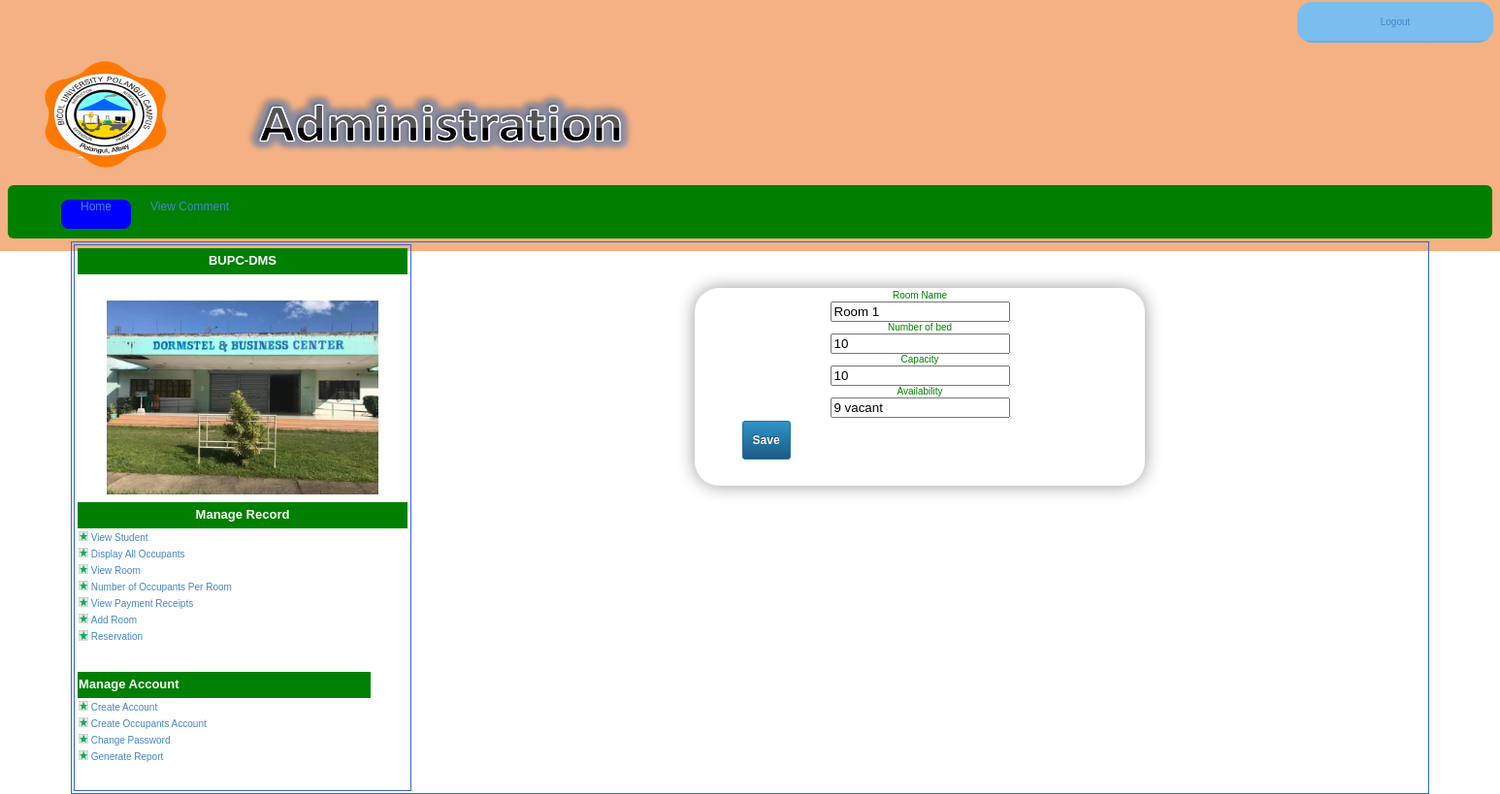
The app's page /edit_room.php?room=1 with its own data.
### tables this page shows
CREATE TABLE `rooms` (
  `room_name` varchar(11) NOT NULL,
  `no_of_bed` int(50) NOT NULL,
  `capacity` int(50) NOT NULL,
  `availability` varchar(50) NOT NULL,
  `user_id` int(11) NOT NULL
);

### edit_room.php (the view, shortened to what this page needs)
<!DOCTYPE html>
<html>
<head>
<link href="adminstyle.css" rel="stylesheet" type="text/css" media="screen" />
<link href="aa.css" rel="stylesheet" type="text/css" media="screen" />
</head>
<body>
<table  border="0" align="center" width="750px">
<tr>
<td width="600px"></td>
<td>
<td id="logoutlink" align="center"><a href="logout.php" id="log">Logout</a></td>
</tr>
<tr>
<td width="750px" colspan="3" height="100px">
<p><a href="admin.php"><img src="img/logo.png" align="left" width="200px" height="120px"></a>
<img src="img/admin.png" align="center" width="490px" height="120px"></p>
</td>
</tr>
<tr>
<td colspan="3">
<div id="sse2">
        <div id="sses2"  >
         <ul>
         <li><a href="admin.php">Home</a></li>
         <li><a href="viewcom.php">View Comment</a></li>
         </ul>
         </div>
    </div>
</td>
</tr>
<table align="center" id="insides" width="1400px">
<tr>
<td width="25%" height="400px" valign="top" id="insides">
<table>
<tr>
<th align="center" width="350px" height="25px" bgcolor="green"><font face="arial" color="white" size="2">BUPC-DMS</font></th>
</tr>
<tr>
<td><br><br><center><img src="slideshow/images/Dorm.jpeg" width="280px" height="200px"></center></td>
</tr>
</table>
<table>
<tr>
<th align="center" width="450px" height="25px" bgcolor="green"><font face="arial" color="white" size="2">Manage Record</font></th>
</tr>
<tr>
<td><img src="img/Picture2.png" width="10px">&nbsp;<a href="viewstudent.php">View Student</a></td>
</tr>
<tr>
<td><img src="img/Picture2.png" width="10px">&nbsp;<a href="view_occupants.php">Display All Occupants</a></td>
</tr>
<tr>
<td><img src="img/Picture2.png" width="10px">&nbsp;<a href="room_display_admin.php">View Room</a></td>
</tr>
<tr>
<td><img src="img/Picture2.png" width="10px">&nbsp;<a href="no_occupant.php">Number of Occupants Per Room</a></td>
</tr>
<tr>
<td><img src="img/Picture2.png" width="10px">&nbsp;<a href="payment.php">View Payment Receipts</a></td>
</tr>
<tr>
<td><img src="img/Picture2.png" width="10px">&nbsp;<a href="new_room_form.php">Add Room</a></td>
</tr>
<tr>
<td><img src="img/Picture2.png" width="10px">&nbsp;<a href="reserved.php">Reservation</a></td>
</tr>
</table>
<br>
<br>
<table border="0">
<tr>
<th width="300px" bgcolor="green" height="25px"><font face="arial" color="white" size="2">Manage Account</font></th>
</tr>
<tr>
<td><img src="img/Picture2.png" width="10px">&nbsp;<a href="create_acc.php">Create Account</a></td>
</tr>
<tr>
<td><img src="img/Picture2.png" width="10px">&nbsp;<a href="coa.php">Create Occupants Account</a></td>
</tr>
<tr>
<td><img src="img/Picture2.png" width="10px">&nbsp;<a href="changepassword.php">Change Password</a></td>
</tr>
<tr>
<td><img src="img/Picture2.png" width="10px">&nbsp;<a href="greporta.php">Generate Report</a></td>
</tr>
</table>
<br>
<br>
</td>
<td valign="top">
<br>
<br>
<div style="width:460px; height:200px;margin:0 auto; position:relative; border:2px solid rgba(0,0,0,0); -webkit-border-radius:1px; -moz-border-radius:1px; border-radius:25px; -webkit-box-shadow:0 0 18px rgba(0,0,0,0.4); -moz-box-shadow:0 0 18px rgba(0,0,0,0.4); box-shadow:0 0 18px rgba(0,0,0,0.4); margin-top:20px; color:green;">
  <table width="500px" valign="top" align="center" border="0">
  <table width="500px" align="center">
<?php
include "connection.php";
$user_id=$_GET['room'];
$sql="SELECT *
            FROM rooms where user_id='$user_id';";
            $result = $conn->query($sql);
            if($result->num_rows > 0){
while($row =$result-> fetch_assoc())
  {
    ?>
  <form id="form1" name="save" method="POST" action="update_room.php">
<div class="row " align="center">
  <label for="input" class=" ">Room Name</label>
  <div class=" ">
    <input type="text" name="room_name" class="form-control" id="input" value="<?php echo $row['room_name'];?>">
  </div>
  <div class="row ">
  <label for="input" class=" ">Number of bed</label>
  <div class=" ">
    <input type="text" name="no_of_bed" class="form-control" id="input" value="<?php echo $row['no_of_bed'];?>">
  </div>
   <div class="row ">
  <label for="input" class=" ">Capacity</label>
  <div class=" ">
    <input type="text" name="capacity" class="form-control" id="input" value="<?php echo $row['capacity'];?>">
  </div>
   <div class="row ">
  <label for="input" class=" ">Availability</label>
  <div class=" ">
    <input type="text" name="availability" class="form-control" id="input" value="<?php echo $row['availability'];?>">
  </div>
  <tr>
  <td>&nbsp;</td>
    <td ><button type="submit" name="submit" class="button_example"> Save</button></td>
  </tr>
</form>
    <?php
}
}
?>
</div>

### adminstyle.css (style rules this page uses)
body { margin: 0; padding: 0; background: white url(img/feln-crowd_2.PNG) repeat-x left top; position:relative; font-family:Verdana, Arial, Helvetica, sans-serif; font-size:10px; line-height:12px; text-align:justify; padding-left:0px; }
.button_example { height:40px; border-top-color: #25729a; border-right-color: #25729a; border-bottom-color: #25729a; border-left-color: #25729a; border-width: 1px 1px 1px 1px; border-style: solid; -webkit-border-radius: 3px 3px 3px 3px; -moz-border-radius: 3px 3px 3px 3px; border-radius: 3px 3px 3px 3px; font-size:12px; font-family:arial, helvetica, sans-serif; padding: 10px 10px 10px 10px; text-decoration:none; display:inline-block; text-shadow: -1px -1px 0 rgba(0,0,0,0.3); font-weight:bold; color: #FFFFFF; background-color: green; background-image: -webkit-gradient(linear, left top, left bottom, from(#3093c7), to(#1c5a85)); background-image: -webkit-linear-gradient(top, #3093c7, #1c5a85); background-image: -moz-linear-gradient(top, #3093c7, #1c5a85); background-image: -ms-linear-gradient(top, #3093c7, #1c5a85); background-image: -o-linear-gradient(top, #3093c7, #1c5a85); background-image: linear-gradient(to bottom, #3093c7, #1c5a85); filter:progid:DXImageTransform.Microsoft.gradient(GradientType=0,startColorstr=#3093c7, endColorstr=#1c5a85); }
#logoutlink { background: white url(img/Menu.jpg) repeat-x left top; width:200px; height:40px; border-radius: 15px; }
#insides { border:1px solid #3366CC; }
a { text-decoration: none; color: #4486C7; }

### aa.css (style rules this page uses)
#sse2 { background-color: green; width:1500px; height: 25px; padding: 15px; border-radius: 6px; text-align:center; padding-left:-12px; }
#sses2 ul { position: relative; list-style-type: none; float:center; margin:0; }
#sses2 li { float:left; list-style-type: none; padding:0; margin:0; }
#sses2 li a { height:30px; margin: 0 20px; font: normal 12px arial; text-align: center; text-decoration: none; float: left; display: block; position: relative; z-index: 2; }

### records on screen
rooms: room_name "Room 1", no_of_bed "10", capacity "10", availability "9 vacant"
